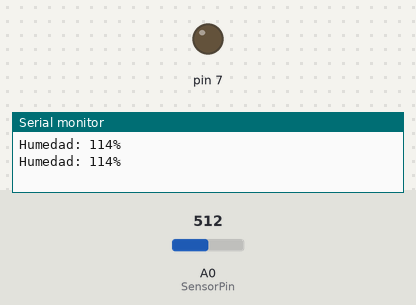
This sketch was run on a simulated Arduino Uno, built with avr-gcc and run on an emulated ATmega328P. On the bench: output pins drawn as LEDs (lit = HIGH), the last lines printed to the serial monitor. The test bench sets the inputs (shaded band); at power-on: A0 (SensorPin) = 512.

Above: at 1.8 s.
1.9 s: A0 (SensorPin) set to 473
3.4 s: A0 (SensorPin) set to 448
At 5.2 s:
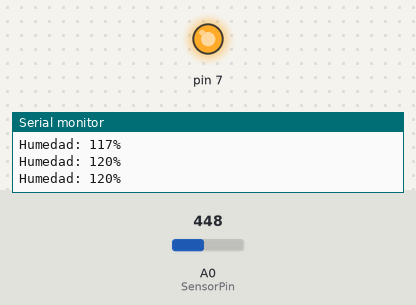
5.5 s: A0 (SensorPin) set to 470
At 6.8 s:
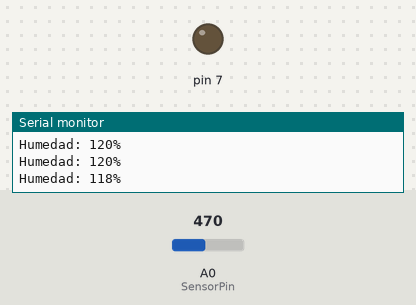
7.5 s: A0 (SensorPin) set to 450
At 8.3 s:
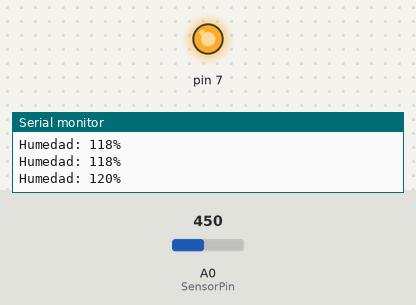
Timing chart, 0 to 10.5 s (numbered marks = the images above; inputs shaded):
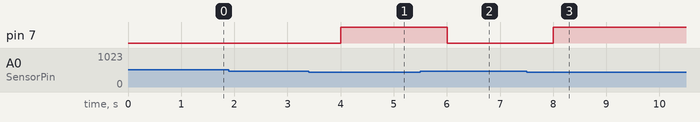

Measured:
- the behaviour switches between 460 and 459 on A0 (SensorPin) (found by bisection; images 0 and 1)
- after the input at 3.4 s, pin 7: LOW → HIGH after 0.60 s
- after the input at 5.5 s, pin 7: HIGH → LOW after 0.50 s
- after the input at 7.5 s, pin 7: LOW → HIGH after 0.50 s

The sketch:

sketch_mar28a.ino
```cpp
int SensorPin = A0;

void setup() {
  pinMode(7, OUTPUT);
  Serial.begin(9600);
}

void loop() {
  int humedad = analogRead(SensorPin);
  int humedad_porcentaje = 100 - ((humedad * 100) / 1023); // Conversión a porcentaje

  Serial.print("Humedad: ");
  Serial.print(humedad_porcentaje);
  Serial.println("%");

  if (humedad >= 460) {
    digitalWrite(7, LOW);
  } else {
    digitalWrite(7, HIGH);
  }

  delay(1000);
}
```
